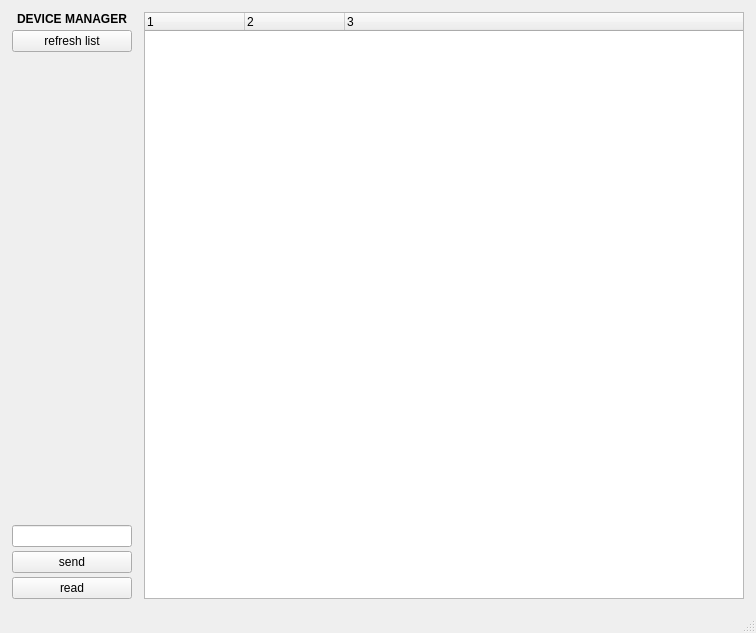
<?xml version="1.0" encoding="UTF-8"?>
<ui version="4.0">
 <class>MainWindow</class>
 <widget class="QMainWindow" name="MainWindow">
  <property name="geometry">
   <rect>
    <x>0</x>
    <y>0</y>
    <width>659</width>
    <height>633</height>
   </rect>
  </property>
  <property name="windowTitle">
   <string>Device Manager Utility</string>
  </property>
  <widget class="QWidget" name="centralwidget">
   <layout class="QGridLayout" name="gridLayout" rowstretch="0">
    <property name="leftMargin">
     <number>12</number>
    </property>
    <property name="topMargin">
     <number>12</number>
    </property>
    <property name="rightMargin">
     <number>12</number>
    </property>
    <property name="bottomMargin">
     <number>12</number>
    </property>
    <property name="spacing">
     <number>12</number>
    </property>
    <item row="0" column="1">
     <layout class="QHBoxLayout" name="horizontalLayout_2">
      <property name="sizeConstraint">
       <enum>QLayout::SetNoConstraint</enum>
      </property>
      <item>
       <layout class="QVBoxLayout" name="verticalLayout">
        <property name="spacing">
         <number>4</number>
        </property>
        <item>
         <widget class="QLabel" name="info_label">
          <property name="maximumSize">
           <size>
            <width>300</width>
            <height>16777215</height>
           </size>
          </property>
          <property name="font">
           <font>
            <weight>75</weight>
            <bold>true</bold>
           </font>
          </property>
          <property name="frameShape">
           <enum>QFrame::NoFrame</enum>
          </property>
          <property name="frameShadow">
           <enum>QFrame::Plain</enum>
          </property>
          <property name="text">
           <string>DEVICE MANAGER</string>
          </property>
          <property name="alignment">
           <set>Qt::AlignCenter</set>
          </property>
         </widget>
        </item>
        <item>
         <layout class="QHBoxLayout" name="horizontalLayout"/>
        </item>
        <item>
         <widget class="QPushButton" name="refresh_button">
          <property name="maximumSize">
           <size>
            <width>500</width>
            <height>16777215</height>
           </size>
          </property>
          <property name="text">
           <string>refresh list</string>
          </property>
         </widget>
        </item>
        <item>
         <layout class="QHBoxLayout" name="horizontalLayout_5"/>
        </item>
        <item>
         <layout class="QHBoxLayout" name="horizontalLayout_8"/>
        </item>
        <item>
         <layout class="QHBoxLayout" name="horizontalLayout_9"/>
        </item>
        <item>
         <spacer name="verticalSpacer">
          <property name="orientation">
           <enum>Qt::Vertical</enum>
          </property>
          <property name="sizeHint" stdset="0">
           <size>
            <width>20</width>
            <height>40</height>
           </size>
          </property>
         </spacer>
        </item>
        <item>
         <widget class="QLineEdit" name="lineEdit">
          <property name="minimumSize">
           <size>
            <width>120</width>
            <height>0</height>
           </size>
          </property>
          <property name="maximumSize">
           <size>
            <width>500</width>
            <height>16777215</height>
           </size>
          </property>
         </widget>
        </item>
        <item>
         <widget class="QPushButton" name="send_button">
          <property name="maximumSize">
           <size>
            <width>500</width>
            <height>16777215</height>
           </size>
          </property>
          <property name="text">
           <string>send</string>
          </property>
         </widget>
        </item>
        <item>
         <widget class="QPushButton" name="read_button">
          <property name="maximumSize">
           <size>
            <width>500</width>
            <height>16777215</height>
           </size>
          </property>
          <property name="text">
           <string>read</string>
          </property>
         </widget>
        </item>
       </layout>
      </item>
      <item>
       <layout class="QHBoxLayout" name="horizontalLayout_4">
        <item>
         <widget class="QTreeWidget" name="treeWidget">
          <property name="minimumSize">
           <size>
            <width>600</width>
            <height>0</height>
           </size>
          </property>
          <property name="columnCount">
           <number>3</number>
          </property>
          <attribute name="headerVisible">
           <bool>true</bool>
          </attribute>
          <attribute name="headerCascadingSectionResizes">
           <bool>false</bool>
          </attribute>
          <attribute name="headerHighlightSections">
           <bool>false</bool>
          </attribute>
          <attribute name="headerShowSortIndicator" stdset="0">
           <bool>false</bool>
          </attribute>
          <column>
           <property name="text">
            <string notr="true">1</string>
           </property>
          </column>
          <column>
           <property name="text">
            <string notr="true">2</string>
           </property>
          </column>
          <column>
           <property name="text">
            <string notr="true">3</string>
           </property>
          </column>
         </widget>
        </item>
       </layout>
      </item>
     </layout>
    </item>
   </layout>
  </widget>
  <widget class="QMenuBar" name="menubar">
   <property name="geometry">
    <rect>
     <x>0</x>
     <y>0</y>
     <width>659</width>
     <height>22</height>
    </rect>
   </property>
  </widget>
  <widget class="QStatusBar" name="statusbar"/>
 </widget>
 <resources/>
 <connections/>
</ui>
